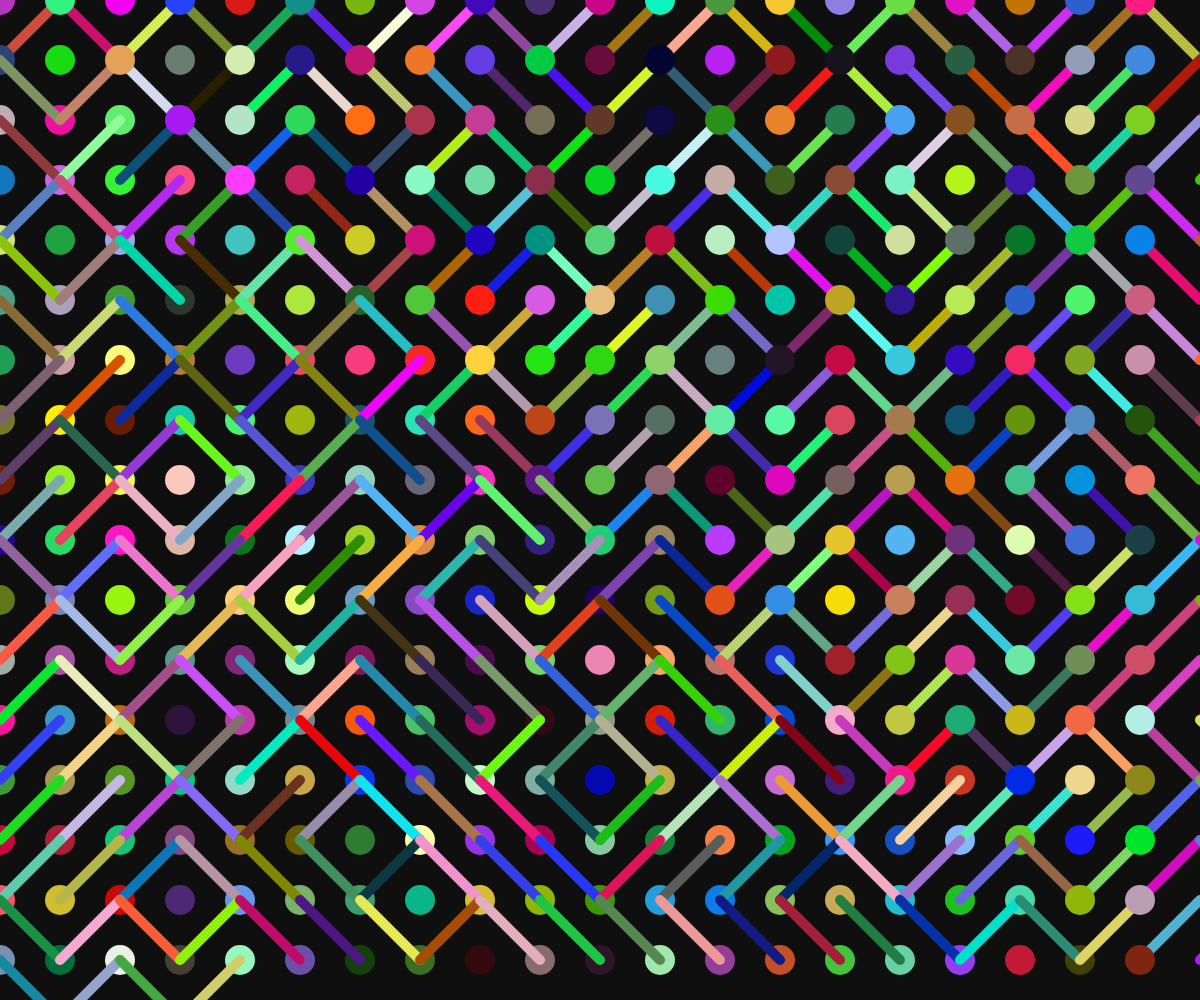
Frame 1 (no input)
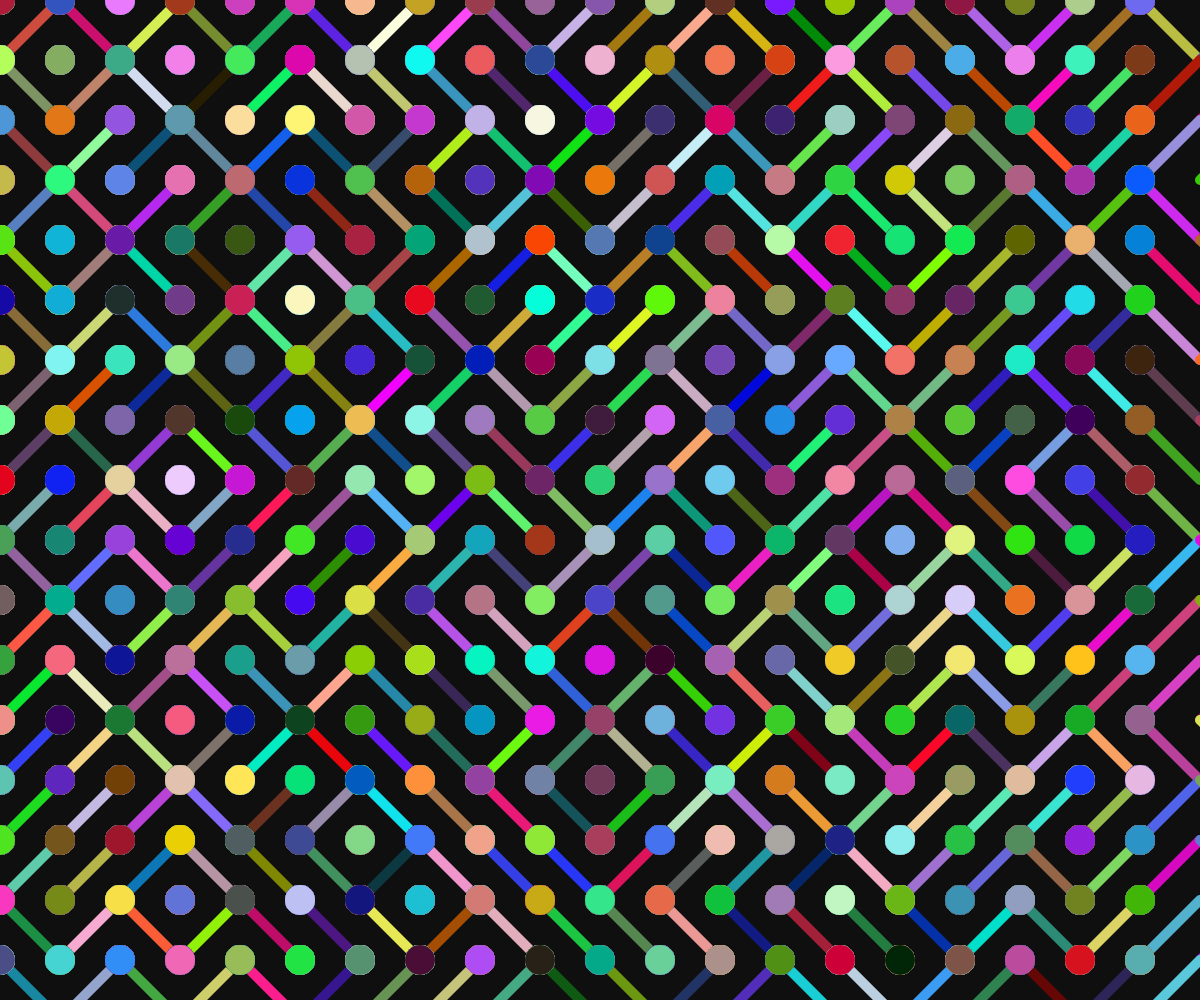
Frame 60 (no input)
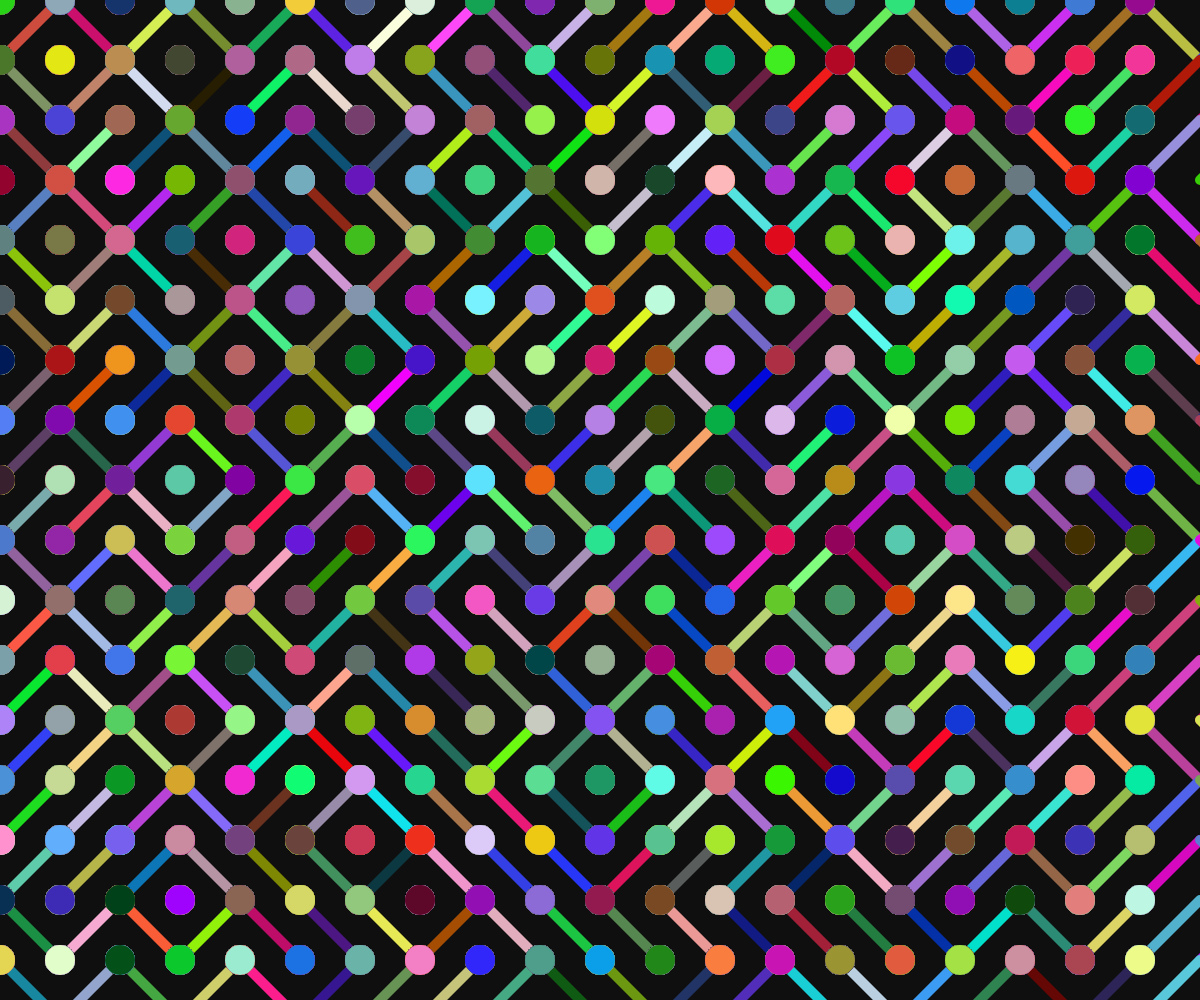
Frame 120 (the mouse pressed at the canvas centre since frame 60)

The p5.js sketch that drew these frames (run headless with seeded random() and noise() and a simulated clock; from frame 60 on, the mouse is pressed at the canvas centre):

// p5.js sketch
// ── sketch.js
let gSize = 60;
xPos=0;
yPos=0;


function setup() {
  createCanvas(innerWidth, innerHeight);
  background(15);
}

function draw() {

  for (let x = 0; x < innerWidth; x += gSize) {
    for (let y = 0; y < innerHeight; y += gSize) {
      noStroke()
      fill(random(255), random(255), random(255));
      ellipse(x, y, 30, 30)
      
      let choice = random(0, 1);
  strokeWeight(10);
  stroke(random(255), random(255), random(255))

  if (choice>0.5) {
    line(xPos,yPos,xPos+gSize,yPos+gSize)
  } else{
    line(xPos+gSize,yPos,xPos,yPos+gSize)
  }

   //moving the grid position
   xPos+=gSize
   if (xPos > width) {
    xPos = 0
    yPos += gSize
  }

    }
  }
  
}
